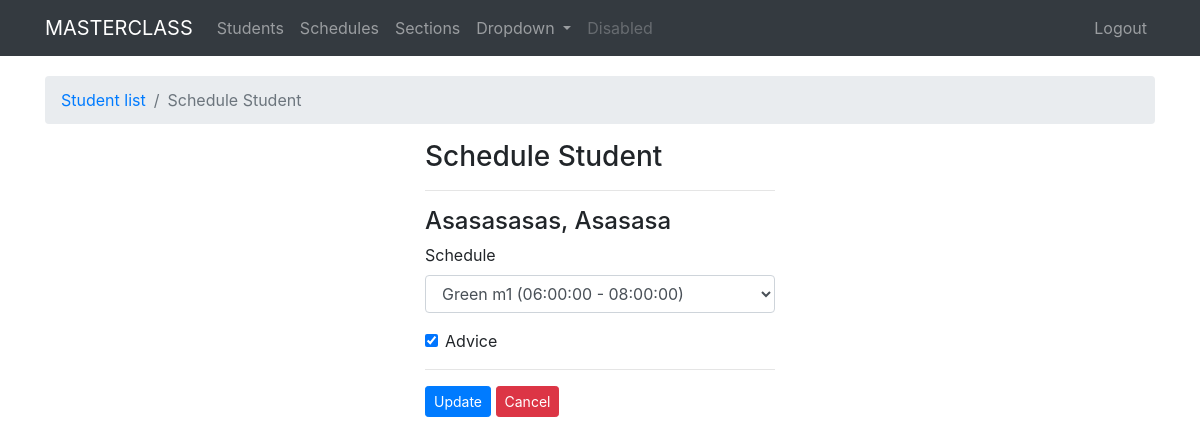
The page /schedule/5/ (signed in) on the database its author committed.
### students/models.py (models this page shows, shortened)
class StudentName(models.Model):
    user = models.ForeignKey(User, on_delete=models.CASCADE, default=1)
    lrn = models.CharField(max_length=12, unique=True, blank=True, null=True)
    first_name = models.CharField(max_length=120)
    last_name = models.CharField(max_length=120)
    middle_name = models.CharField(max_length=120, blank=True)
    extension_name = models.CharField(max_length=10, blank=True)
    GENDER = [
    ('M', 'MALE'),
    ('F', 'FEMALE'),
    ]
    gender = models.CharField(max_length=6, choices=GENDER, blank=True, null=True)
    birth_date = models.DateField()
    school_status = models.ForeignKey(SchoolStatus, on_delete=models.CASCADE, verbose_name='schooling status', blank=True, null=True)
    schedule = models.ForeignKey(Schedule, on_delete=models.CASCADE, blank=True, null=True)
    advice = models.BooleanField(default=False)
    remarks = models.TextField(blank=True, null=True)
    image = models.ImageField(upload_to=user_directory_path, blank=True, null=True)
    timestamp = models.DateTimeField(auto_now_add=True)
    updated = models.DateTimeField(auto_now=True)
    class Meta:
        ordering = ['-timestamp',]
    def full_name(self):
        if self.middle_name == False:
            fullname = "%s, %s %s"%(self.last_name, self.first_name, self.extension_name)
        elif self.extension_name == False:
            fullname = "%s, %s %s"%(self.last_name, self.first_name, self.middle_name)
        elif self.middle_name == False and self.extension_name == False:
            fullname = "%s, %s"%(self.last_name, self.first_name)
        else:
            fullname = "%s, %s %s %s"%(self.last_name, self.first_name, self.middle_name, self.extension_name)
        return fullname

### students/views.py (the view)
# urls.py: path('schedule/<int:pk>/', views.schedule_student, name='schedule'),
@login_required()
def schedule_student(request, pk):
	instance=get_object_or_404(StudentName, pk=pk)
	form = StudentScheduleForm(request.POST or None, request.FILES or None, instance=instance)
	if form.is_valid():
		instance=form.save(commit=False)
		instance.user = request.user
		instance.schedule.section.student_counter = +1
		instance.save()
		return redirect('student:list')
	context = {
		"form": form,
		"title": "schedule student",
		"instance": instance,
	}
	return render(request, "students/student_schedule.html", context)

### students/forms.py
class StudentScheduleForm(forms.ModelForm):
    class Meta:
        model = StudentName
        fields = (
            "schedule",
            "advice",
        )

### schedules/models.py (called while the page is built)
    def __str__(self):
        sched = "%s - %s"%(str(self.start_time),str(self.end_time))
        return "%s %s (%s)"%(self.section,self.schedule_name, sched)

### sections/models.py (called while the page is built)
    def __str__(self):
        return self.section_name

### templates/students/student_schedule.html
{% extends "base.html" %}
{% load crispy_forms_tags %}
{% block content %}
<nav aria-label="breadcrumb">
    <ol class="breadcrumb">
        <li class="breadcrumb-item"><a href="{%url 'student:list'%}">Student list</a></li>
        <li class="breadcrumb-item active" aria-current="page">{{title|title}}</li>
    </ol>
</nav>
<div class="row">
    <div class="col-sm-4 offset-4">
        <h3>{{title|title}}</h3>
        <hr>
        <form action="" class="form" method="POST" enctype="multipart/form-data">{% csrf_token %}
            <h4>{{instance.full_name|title}}</h4>
            {{form|crispy}}
            <hr>
            <input type="submit" class="btn btn-primary btn-sm" value="Update">
            <a href="{% url 'student:list' %}" class="btn btn-danger btn-sm">Cancel</a>
        </form>
    </div>
</div>
{% endblock %}

### rows shown on the page
StudentName: full_name "Asasasasas, Asasasa", schedule "Green m1 (06:00:00 - 08:00:00)", advice "☑"

### other values the page prints
{{ title|title }} "Schedule Student"
